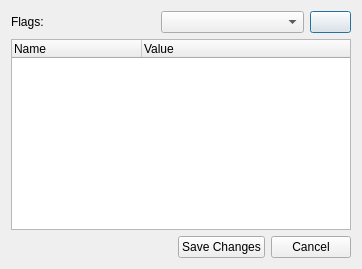
<?xml version="1.0" encoding="UTF-8"?>
<ui version="4.0">
 <class>TransferFlagsDialog</class>
 <widget class="QDialog" name="TransferFlagsDialog">
  <property name="geometry">
   <rect>
    <x>0</x>
    <y>0</y>
    <width>362</width>
    <height>269</height>
   </rect>
  </property>
  <property name="windowTitle">
   <string>Transfer Flags Dialog</string>
  </property>
  <property name="windowIcon">
   <iconset resource="Resources.qrc">
    <normaloff>:/Images/Leaner24.png</normaloff>:/Images/Leaner24.png</iconset>
  </property>
  <layout class="QVBoxLayout" name="verticalLayout">
   <item>
    <layout class="QHBoxLayout" name="horizontalLayout">
     <item>
      <widget class="QLabel" name="label">
       <property name="text">
        <string>Flags:</string>
       </property>
      </widget>
     </item>
     <item>
      <widget class="QComboBox" name="comboBox"/>
     </item>
     <item>
      <widget class="QPushButton" name="pushButton">
       <property name="maximumSize">
        <size>
         <width>41</width>
         <height>16777215</height>
        </size>
       </property>
       <property name="text">
        <string/>
       </property>
       <property name="icon">
        <iconset resource="Resources.qrc">
         <normaloff>:/Images/add.png</normaloff>:/Images/add.png</iconset>
       </property>
      </widget>
     </item>
    </layout>
   </item>
   <item>
    <widget class="QTreeWidget" name="treeWidget">
     <attribute name="headerDefaultSectionSize">
      <number>130</number>
     </attribute>
     <column>
      <property name="text">
       <string>Name</string>
      </property>
     </column>
     <column>
      <property name="text">
       <string>Value</string>
      </property>
     </column>
    </widget>
   </item>
   <item>
    <layout class="QHBoxLayout" name="horizontalLayout_2">
     <item>
      <spacer name="horizontalSpacer">
       <property name="orientation">
        <enum>Qt::Horizontal</enum>
       </property>
       <property name="sizeHint" stdset="0">
        <size>
         <width>40</width>
         <height>20</height>
        </size>
       </property>
      </spacer>
     </item>
     <item>
      <widget class="QPushButton" name="pushButton_3">
       <property name="text">
        <string>Save Changes</string>
       </property>
       <property name="icon">
        <iconset resource="Resources.qrc">
         <normaloff>:/Images/save.png</normaloff>:/Images/save.png</iconset>
       </property>
      </widget>
     </item>
     <item>
      <widget class="QPushButton" name="pushButton_2">
       <property name="text">
        <string>Cancel</string>
       </property>
       <property name="icon">
        <iconset resource="Resources.qrc">
         <normaloff>:/Images/cancel.png</normaloff>:/Images/cancel.png</iconset>
       </property>
      </widget>
     </item>
    </layout>
   </item>
  </layout>
 </widget>
 <resources>
  <include location="Resources.qrc"/>
 </resources>
 <connections/>
</ui>
